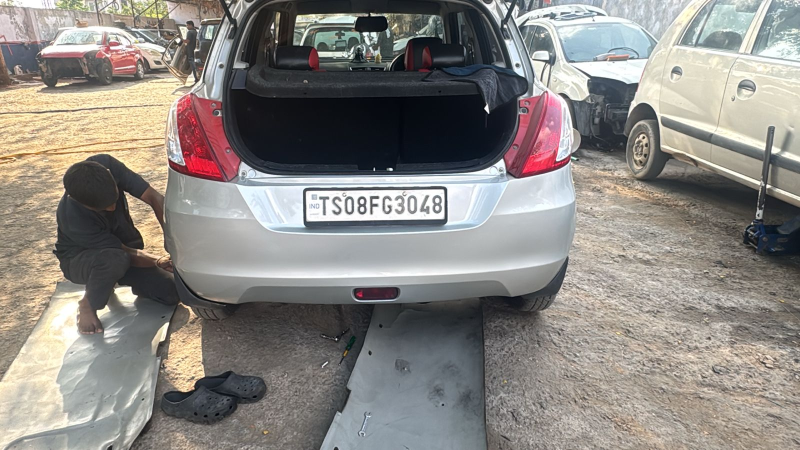
#> input picture images/car1.jpg, 1600 x 900 px (shown at 1/2 size)
$ python -i app.py   (imports and definitions only)
#> lines starting #> are read from the running program, lines starting #| are printed output that depends on the picture; after the words box and inside, x2 and y2 are one past the last pixel; in counts of white or black regions, pixels touching at a corner belong together
import streamlit as st
import numpy as np
from skimage.io import imread, imsave
from skimage.filters import threshold_otsu
from skimage.color import rgb2gray
from skimage.util import img_as_float
from skimage import measure
from skimage.measure import regionprops
from skimage.transform import resize
import joblib
import os

# [1 line not run here, left out]


def detect_plate(car_image):
    car_image_float = img_as_float(car_image)
    gray_car_image = rgb2gray(car_image_float)
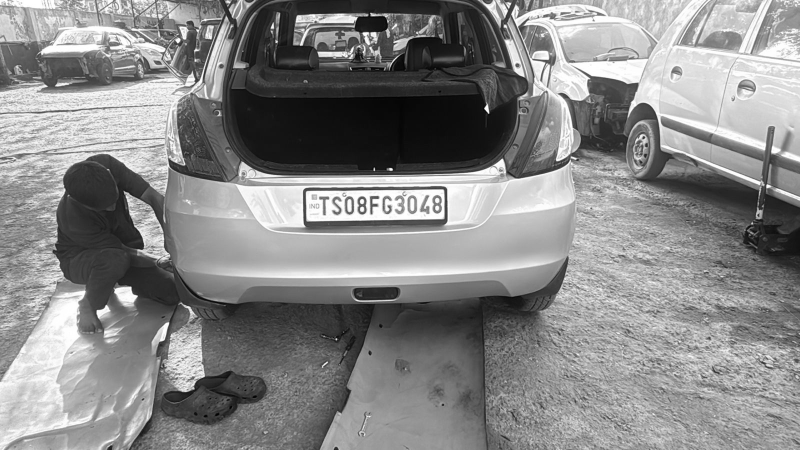
#> gray_car_image: shape (900, 1600) float64 (shown at 1/2 size); min 0.000565, max 1, mean 0.534
    threshold_value = threshold_otsu(gray_car_image)
#> threshold_value = 0.502
    binary_car_image = gray_car_image > threshold_value
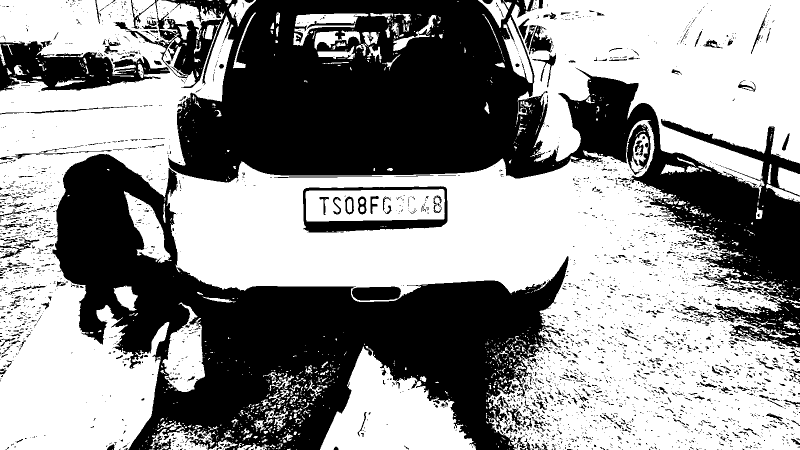
#> binary_car_image: shape (900, 1600) bool (shown at 1/2 size); 57% white; 3272 black regions (2887 under 20 px), largest, box (x1, y1, x2, y2) and area: (251, 0, 1600, 695) 302705, (105, 308, 1137, 900) 248036, (0, 81, 340, 183) 17556
    label_image = measure.label(binary_car_image)
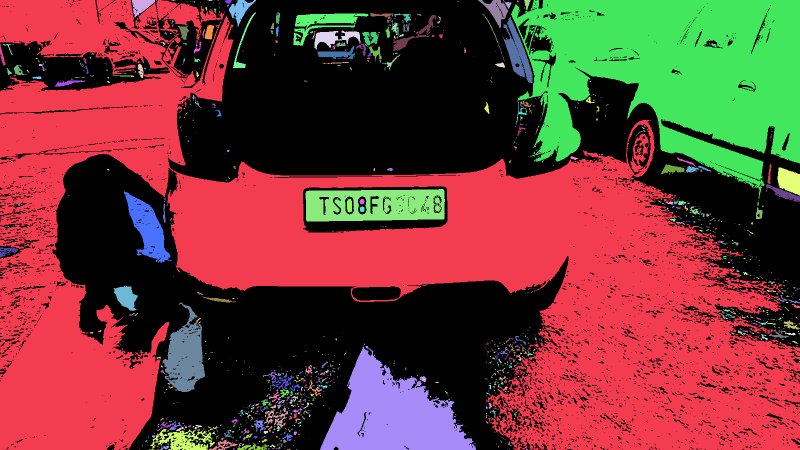
#> label_image: shape (900, 1600) int32 (shown at 1/2 size); 1297 distinct labels, from 0 to 1296; one colour per label, 0 black

    h_img, w_img = label_image.shape
#> h_img = 900; w_img = 1600

    # Broader, more forgiving size range (as a fraction of image dimensions)
    min_height, max_height = 0.01 * h_img, 0.20 * h_img
#> min_height = 9; max_height = 180
    min_width, max_width = 0.05 * w_img, 0.55 * w_img
#> min_width = 80; max_width = 880

    candidates = []

    for region in regionprops(label_image):
        if region.area < 50:
            continue
        min_row, min_col, max_row, max_col = region.bbox
        h = max_row - min_row
        w = max_col - min_col

        if h == 0:
            continue
        aspect_ratio = w / h

        # Plates are wider than tall, roughly 2:1 to 6:1 ratio
        if (min_height <= h <= max_height and
                min_width <= w <= max_width and
                2.0 <= aspect_ratio <= 6.5):
            candidates.append((region.area, min_row, min_col, max_row, max_col))
#> this loop made 1296 passes
#> (min_row, min_col, max_row, max_col, h, w, aspect_ratio) on passes 1, 2, 7: (0, 0, 900, 1600, 900, 1600, 1.78), (0, 264, 35, 310, 35, 46, 1.31), (0, 449, 8, 464, 8, 15, 1.88)
#> after the loop, candidates = [(3412, 27, 586, 92, 737), (1597, 61, 629, 99, 721), (14622, 378, 611, 443, 890), (2710, 858, 298, 900, 430)]

    if not candidates:
        return None

    # Pick the largest matching candidate (most likely to be the real plate)
    candidates.sort(reverse=True, key=lambda c: c[0])
    _, min_row, min_col, max_row, max_col = candidates[0]
#> min_row = 378; min_col = 611; max_row = 443; max_col = 890

    margin = 3
    plate = car_image[max(0, min_row - margin):max_row + margin,
                       max(0, min_col - margin):max_col + margin]
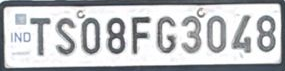
#> plate: shape (71, 285, 3); mean R, G, B 192.2, 194, 196.4
    return plate


def segment_characters(plate_image):
    plate_float = img_as_float(plate_image)
    gray_plate = rgb2gray(plate_float)
    threshold_value = threshold_otsu(gray_plate)
    binary_plate = gray_plate < threshold_value

    label_image = measure.label(binary_plate)
    plate_height, plate_width = gray_plate.shape

    char_min_height = 0.35 * plate_height
    char_max_height = 0.95 * plate_height
    char_min_width = 0.03 * plate_width
    char_max_width = 0.3 * plate_width

    characters = []
    column_positions = []

    for region in regionprops(label_image):
        min_row, min_col, max_row, max_col = region.bbox
        h = max_row - min_row
        w = max_col - min_col

        if char_min_height <= h <= char_max_height and char_min_width <= w <= char_max_width:
            char_image = binary_plate[min_row:max_row, min_col:max_col]
            characters.append(char_image)
            column_positions.append(min_col)

    sorted_chars = [c for _, c in sorted(zip(column_positions, characters), key=lambda pair: pair[0])]
    return sorted_chars


def predict_characters(characters, model):
    predicted_plate = ""
    for char in characters:
        resized = resize(char, (20, 20))
        binary = (resized * 255).astype(np.uint8)
        flattened = binary.flatten().reshape(1, -1)
        prediction = model.predict(flattened)[0]
        predicted_plate += prediction
    return predicted_plate


# [44 lines not run here, left out]

>>> import cv2
>>> picture = cv2.cvtColor(cv2.imread('images/car1.jpg'), cv2.COLOR_BGR2RGB)
>>> result = detect_plate(picture)

$ run again, on images/car2.jpg
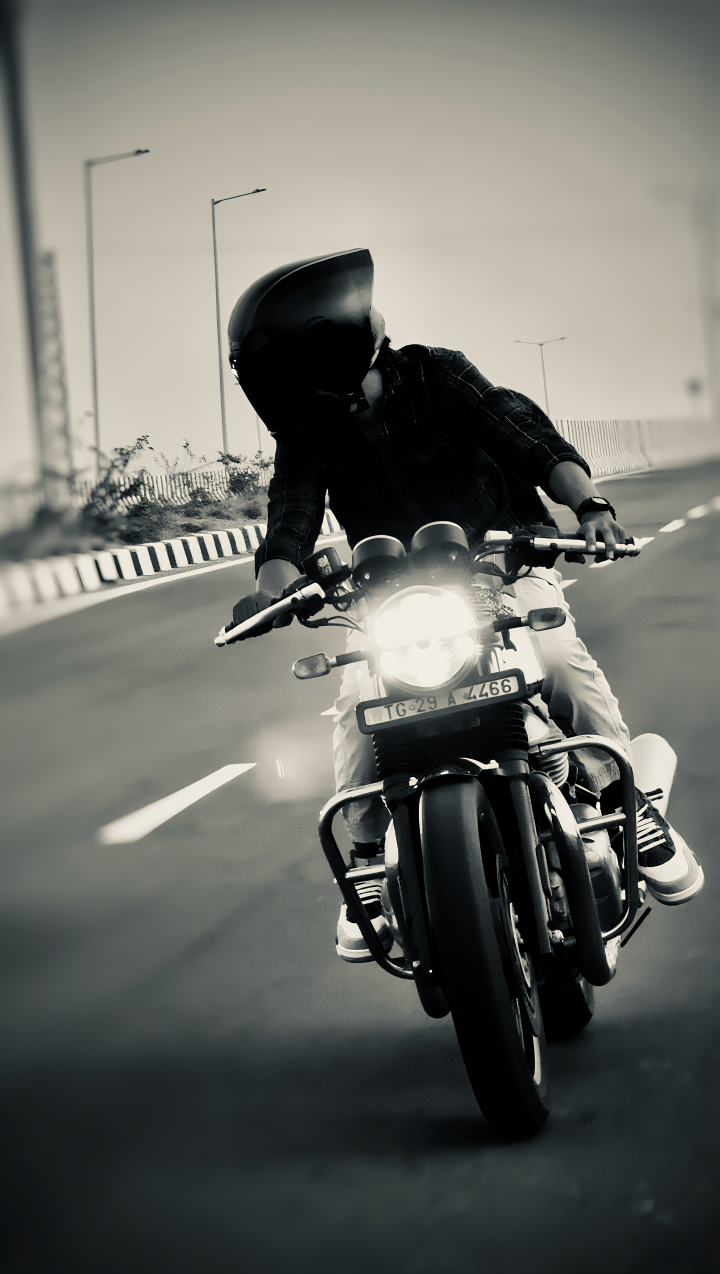
#> input picture images/car2.jpg, 2160 x 3820 px (shown at 1/3 size)
#> threshold_value = 0.389
#> binary_car_image: shape (3820, 2160) bool; 56.8% white; 4260 black regions (4082 under 20 px), largest, box (x1, y1, x2, y2) and area: (0, 1981, 2160, 3820) 2643998, (675, 747, 1921, 1934) 697814, (0, 0, 402, 1139) 61809
#> in detect_plate, `label_image = measure.label(binary_car_image)`:
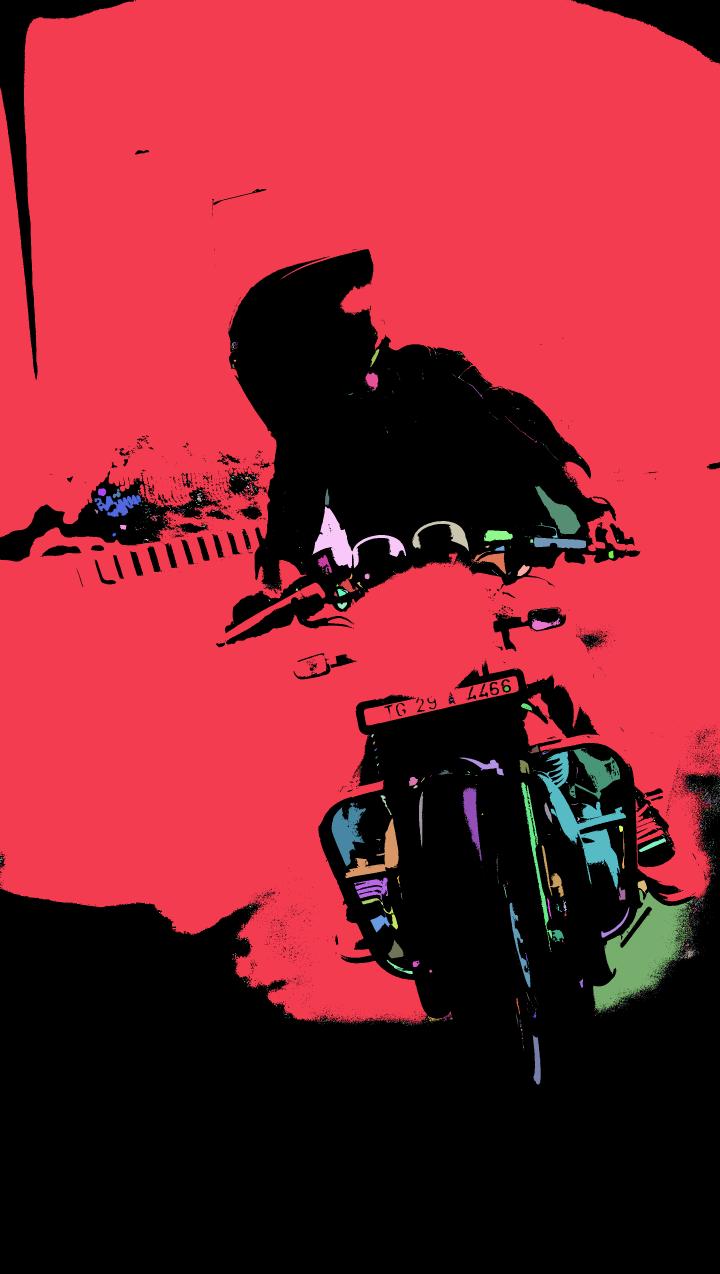
#> label_image: shape (3820, 2160) int32 (shown at 1/3 size); 2729 distinct labels, from 0 to 2728; one colour per label, 0 black
#> the loop in detect_plate, `for region in regionprops(label_image):` made 2728 passes
#> (min_row, min_col, max_row, max_col, h, w, aspect_ratio) on passes 1, 38, 48: (0, 0, 3073, 2160, 3073, 2160, 0.703), (1027, 695, 1045, 706, 18, 11, 0.611), (1047, 1110, 1101, 1138, 54, 28, 0.519)
#> after the loop in detect_plate, `for region in regionprops(label_image):`: candidates = [(4391, 1484, 283, 1552, 423), (1901, 2273, 1378, 2326, 1512)]
#> in detect_plate, `_, min_row, min_col, max_row, max_col = candidates[0]`: min_row = 1484; min_col = 283; max_row = 1552; max_col = 423
#> in detect_plate, `plate = car_image[max(0, min_row - margin):max_row + margin, max(0, mi..`:
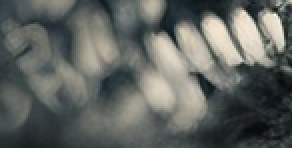
#> plate: shape (74, 146, 3) (shown 2 times larger); mean R, G, B 97.1, 101.1, 97.2
